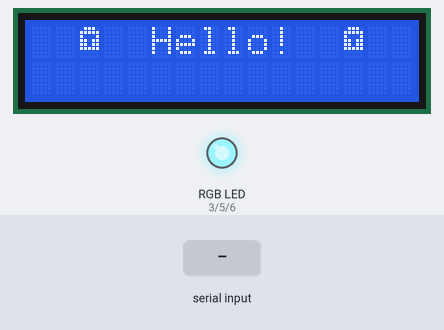
The sketch below on a simulated Arduino Uno, built with avr-gcc and run on an emulated ATmega328P. On the bench: 16×2 character LCD, an RGB LED mixed from three pins (HIGH = lit). The test bench sets the inputs (shaded band).

Above: at 0.1 s.
4.3 s: "_" received over Serial
At 5.5 s:
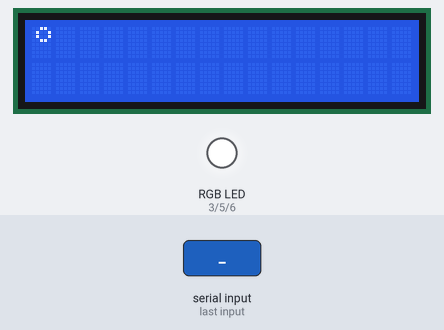
5.9 s: "#" received over Serial
At 6.7 s:
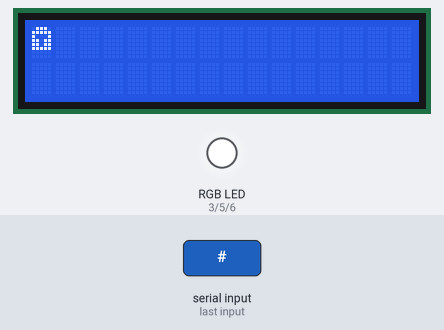
7.5 s: "90,45\n" received over Serial
At 7.9 s:
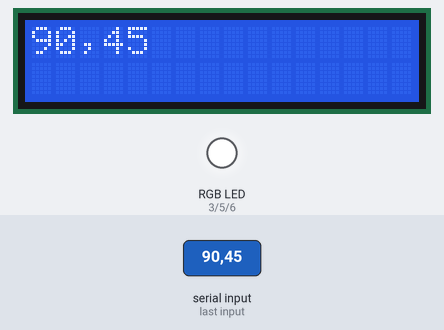
9.1 s: "1" received over Serial
At 10.3 s:
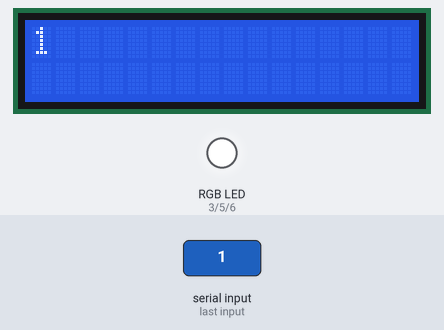
Timing chart, 0 to 11.7 s (numbered marks = the images above; inputs shaded):
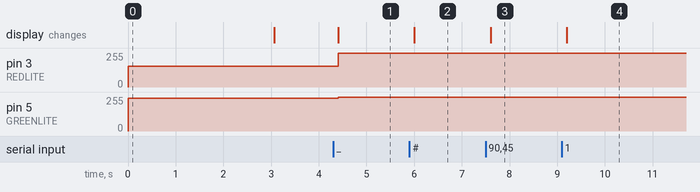

Measured:
- after the input at 4.3 s, pin 3 (REDLITE): 155/255 → 255/255 after 0.10 s; pin 5 (GREENLITE): 244/255 → 255/255 after 0.10 s; the display: changes after 0.10 s (image 1)
- after the input at 5.9 s, the display: changes after 0.10 s (image 2)
- after the input at 7.5 s, the display: changes after 0.10 s (image 3)
- after the input at 9.1 s, the display: changes after 0.10 s (image 4)

The sketch:

ohm-arduino.ino
```cpp
#include <LiquidCrystal.h>
#include <Wire.h>

#define REDLITE 3
#define GREENLITE 5
#define BLUELITE 6

LiquidCrystal lcd(7,8,9,10,11,12);
int R = 255;
int G = 20;
int B = 0;
int brightness = 255;
bool rainbow = false;

byte mando[8] = {
  B01110,
  B11111,
  B10001,
  B11011,
  B11011,
  B11111,
  B00000,
};

byte degCelcuis[8] = {
  B00110,
  B01001,
  B01001,
  B00110,
  B00000,
  B00000,
  B00000,
};


char c;

void setup()
{
  pinMode(REDLITE, OUTPUT);
  pinMode(GREENLITE, OUTPUT);
  pinMode(BLUELITE, OUTPUT);

  lcd.createChar(0, mando);
  lcd.createChar(1, degCelcuis);

  setBacklight(255,20,0);

  lcd.begin(16,2);
  lcd.print("  ");
  lcd.write(byte(0));
  lcd.print("  Hello!  ");
  lcd.write(byte(0));
  lcd.print("  ");
  delay(3000);
  lcd.clear();
  Serial.begin(9600);
}

void loop()
{
  if (Serial.available() > 0) {
    delay(100);
    lcd.clear();
    lcd.setCursor(0, 0);
    int charCount = 1;
    R = 0 ;
    G = 0 ;
    B = 0 ;
    brightness = 0;
    rainbow = false;
    while (Serial.available() > 0) {
      c = Serial.read();
      if(charCount <=33){
        if (c == '-') {
          lcd.setCursor(0, 1);
        }else if(c == '_'){
          lcd.write(1);
        }else if(c == '#'){
          lcd.write(byte(0));
        }
        else {
          lcd.write(c);
        }
      } else{
        if(charCount == 34 && c == '1' ){
          //rainbow
          rainbow = true;
        } else {
          //rgb
          if(charCount == 35){
            R+=((int)c - 48)*100;
          } else if(charCount == 36){
            R+=((int)c - 48)*10;
          } else if(charCount == 37){
            R+=((int)c - 48)*1;
          }
          if(charCount == 38){
            G+=((int)c - 48)*100;
          } else if(charCount == 39){
            G+=((int)c - 48)*10;
          } else if(charCount == 40){
            G+=((int)c - 48)*1;
          }
          if(charCount == 41){
            B+=((int)c - 48)*100;
          } else if(charCount == 42){
            B+=((int)c - 48)*10;
          } else if(charCount == 43){
            B+=((int)c - 48)*1;
          }
          if(charCount == 44){
            brightness+=((int)c - 48)*100;
          } else if(charCount == 45){
            brightness+=((int)c - 48)*10;
          } else if(charCount == 46){
            brightness+=((int)c - 48)*1;
          }
        }
      }
      charCount++;

    }

  }

  if (rainbow){
    for (int i = 0; i < 255; i++) {
      setBacklight(i, 0, 255-i);
      delay(5);
    }
    for (int i = 0; i < 255; i++) {
      setBacklight(255-i, i, 0);
      delay(5);
     }
     for (int i = 0; i < 255; i++) {
      setBacklight(0, 255-i, i);
      delay(5);
    }
  } else {
    setBacklight(R,G,B);
  }
}

void setBacklight(uint8_t r, uint8_t g, uint8_t b) {
  // normalize the red LED - its brighter than the rest!
  r = map(r, 0, 255, 0, 100);
  g = map(g, 0, 255, 0, 150);

  r = map(r, 0, 255, 0, brightness);
  g = map(g, 0, 255, 0, brightness);
  b = map(b, 0, 255, 0, brightness);

  // common anode so invert!
  r = map(r, 0, 255, 255, 0);
  g = map(g, 0, 255, 255, 0);
  b = map(b, 0, 255, 255, 0);

  analogWrite(REDLITE, r);
  analogWrite(GREENLITE, g);
  analogWrite(BLUELITE, b);
}
```
